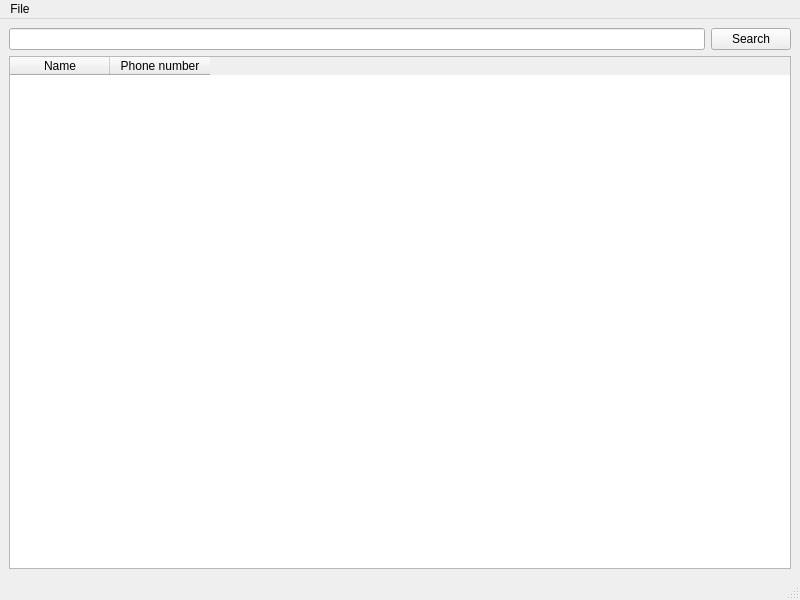
<?xml version="1.0" encoding="UTF-8"?>
<ui version="4.0">
 <class>MainWindow</class>
 <widget class="QMainWindow" name="MainWindow">
  <property name="geometry">
   <rect>
    <x>0</x>
    <y>0</y>
    <width>800</width>
    <height>600</height>
   </rect>
  </property>
  <property name="windowTitle">
   <string>MainWindow</string>
  </property>
  <widget class="QWidget" name="centralwidget">
   <layout class="QVBoxLayout" name="verticalLayout">
    <item>
     <layout class="QHBoxLayout" name="horizontalLayout">
      <item>
       <widget class="QLineEdit" name="searchEdit"/>
      </item>
      <item>
       <widget class="QPushButton" name="searchButton">
        <property name="text">
         <string>Search</string>
        </property>
       </widget>
      </item>
     </layout>
    </item>
    <item>
     <widget class="QTableWidget" name="entryTable">
      <column>
       <property name="text">
        <string>Name</string>
       </property>
      </column>
      <column>
       <property name="text">
        <string>Phone number</string>
       </property>
      </column>
     </widget>
    </item>
   </layout>
  </widget>
  <widget class="QMenuBar" name="menubar">
   <property name="geometry">
    <rect>
     <x>0</x>
     <y>0</y>
     <width>800</width>
     <height>23</height>
    </rect>
   </property>
   <widget class="QMenu" name="menuFile">
    <property name="title">
     <string>File</string>
    </property>
    <addaction name="actionAdd"/>
   </widget>
   <addaction name="menuFile"/>
  </widget>
  <widget class="QStatusBar" name="statusbar"/>
  <action name="actionAdd">
   <property name="text">
    <string>Add</string>
   </property>
  </action>
 </widget>
 <resources/>
 <connections/>
</ui>
